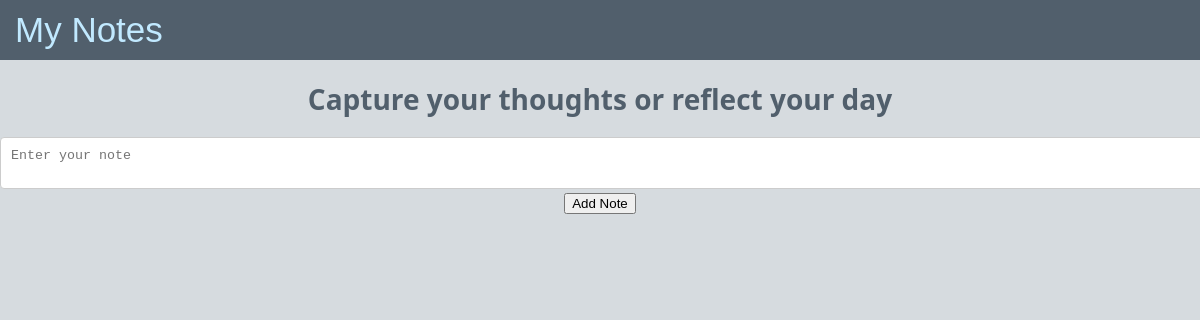
/notes (signed in), run on an earlier commit of the app's database.
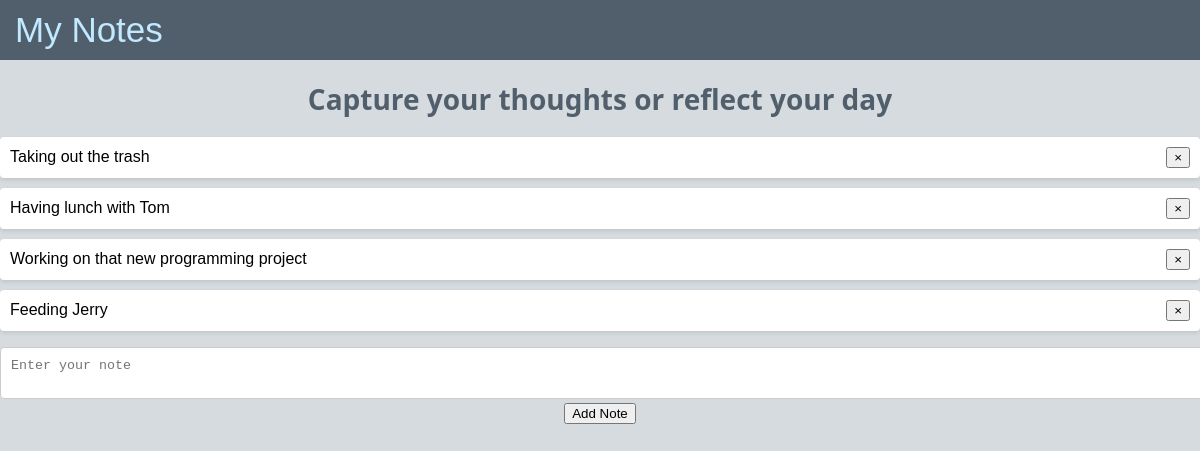
And on a later commit of the database.
### project/models.py (models this page shows)
class Note(db.Model):
    id = db.Column(db.Integer, primary_key=True)
    data = db.Column(db.String(10000))
    date = db.Column(db.DateTime(timezone=True), default=func.now())
    user_id = db.Column(db.Integer, db.ForeignKey('user.id'))

### project/views.py (the view)
@views.route("/notes", methods=["GET", "POST"])
@login_required
def note():
    if request.method == 'POST':
        note_text = request.form.get('note')
        print(f"Received note text: {note_text}")
    return render_template("notes.html", user=current_user)

### project/__init__.py (called while the page is built)
def create_app():
    app = Flask(__name__)
    app.config['SECRET_KEY'] = 'sexy_presentation'
    app.config['SQLALCHEMY_DATABASE_URI'] = f'sqlite:///{DB_NAME}'
    app.config['CACHE_TYPE'] = 'simple'
    cache.init_app(app)
    db.init_app(app)
    from project.views import views
    from project.auth import auth
    app.register_blueprint(views, url_prefix='/')
    app.register_blueprint(auth, url_prefix='/')
    from .models import User
    with app.app_context():
        db.create_all()
    login_manager = LoginManager()
    login_manager.login_view = 'auth.login'
    login_manager.init_app(app)
    @login_manager.user_loader
    def load_user(id):
        return User.query.get(int(id))
    return app

### project/templates/notes.html (shortened to what this page needs)
<!DOCTYPE html>
<html lang="en">
<head>
</head>
<body>
    <header class="header">
        <div class="header_title">My Notes</div>
    </header>
    <div class="container">
        <div align = "center">
        <h1 id="page-title">Capture your thoughts or reflect your day</h1>
        </div>
        <ul id="notes">
            {% for note in user.notes %}
            <li id="note-{{ note.id }}" class="list-group-item">
                {{ note.data }}
                <button type="button" class="close" onclick="deleteNote({{ note.id }})">
                    <span aria-hidden="true">&times;</span>
                </button>
            </li>
            {% endfor %}
        </ul>
        <div class="form-container">
            <form onsubmit="event.preventDefault(); addNote();">
                <textarea id="note" class="form-control" placeholder="Enter your note"></textarea>
                <br>
                <div align="center">
                    <button type="submit" class="btn btn-primary">Add Note</button>
                </div>
            </form>
        </div>
    </div>
</body>
</html>

### project/templates/notes.html (style rules this page uses)
body { margin: 0; padding: 0; font-family: Arial, sans-serif; background-color: #D6DBDF; overflow-x: hidden; }
.header { display: flex; justify-content: space-between; align-items: center; padding: 10px; background-color: #515F6C; color: #C1E9FF; height: 40px; position: sticky; top: 0; z-index: 1000; }
.header_title { font-size: 35px; padding-left: 5px; }
.list-group-item { display: flex; justify-content: space-between; align-items: center; padding: 10px; margin-bottom: 10px; background-color: #fff; border-radius: 4px; box-shadow: 0 2px 4px rgba(0, 0, 0, 0.1); }
#page-title { color: #515F6C; font-size: 28px; font-weight: bold; font-family: 'Segoe UI', Tahoma, Geneva, Verdana, sans-serif; margin-top: 20px; }
#notes { padding: 0; list-style: none; }
#note { width: 100%; padding: 10px; border-radius: 4px; border: 1px solid #ccc; }

What changed in the data, as far as the page shows it:
added Note: data "Taking out the trash"
added Note: data "Having lunch with Tom"
added Note: data "Working on that new programming project"
added Note: data "Feeding Jerry"
